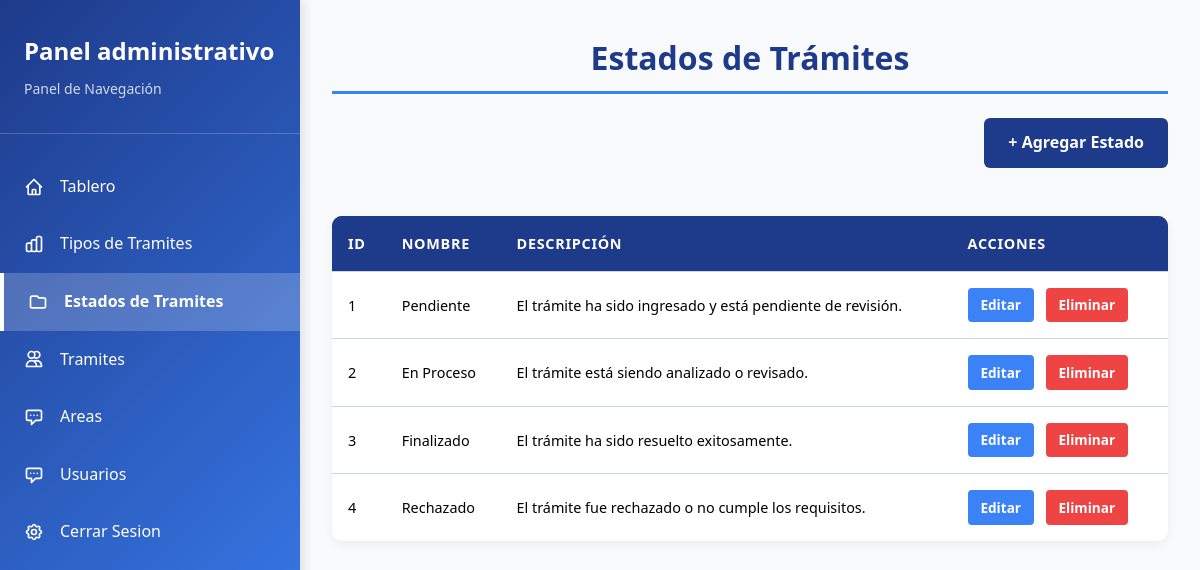
The app's page /views/admin/estado/estados.php with its own data.
### tables this page shows
CREATE TABLE tbl_estado_tramite (
    id_estado_tramite INT AUTO_INCREMENT PRIMARY KEY,
    nombre VARCHAR(100) NOT NULL,
    color CHAR(10),
    descripcion TEXT
);

### views/admin/estado/estados.php (the view, shortened to what this page needs)
<?php
require '../../../config/database/config/config_db.php';
$query = "SELECT
    id_estado_tramite,
    nombre,
    color,
    descripcion
FROM tbl_estado_tramite
ORDER BY id_estado_tramite ASC";
$result = $mysqli->query($query);
$estados = $result->fetch_all(MYSQLI_ASSOC);
?>
<!DOCTYPE html>
<html lang="es">
<head>
    <link rel="stylesheet" href="/style/estados.css">
</head>
<body>
    <?php include '../../sidebaradministrador.php'; ?>
    <div class="contenido-principal">
        <h1>Estados de Trámites</h1>
        <div class="acciones-superiores">
            <a href="agregar_estado.php" class="btn-agregar">+ Agregar Estado</a>
        </div>
        <table>
            <thead>
                <tr>
                    <th>ID</th>
                    <th>Nombre</th>
                    <th>Descripción</th>
                    <th>Acciones</th>
                </tr>
            </thead>
            <tbody>
                <?php if ($estados): ?>
                <?php foreach ($estados as $estado): ?>
                <tr>
                    <td><?= $estado['id_estado_tramite'] ?></td>
                    <td><?= htmlspecialchars($estado['nombre']) ?></td>
                    <td><?= htmlspecialchars($estado['descripcion']) ?></td>
                    <td class="acciones">
                        <a href="editar_estado.php?id_estado_tramite=<?= $estado['id_estado_tramite'] ?>">Editar</a>
                        <a href="eliminar_estado.php?id_estado_tramite=<?= $estado['id_estado_tramite'] ?>" onclick="return confirm('¿Seguro que deseas eliminar este estado?')">Eliminar</a>
                    </td>
                </tr>
                <?php endforeach; ?>
                <?php else: ?>
                <tr>
                    <td colspan="5">No se encontraron estados de trámite.</td>
                </tr>
                <?php endif; ?>
            </tbody>
        </table>
    </div>
</body>
</html>

### style/estados.css (style rules this page uses)
:root { --color-primario: #1e3a8a; --color-secundario: #3b82f6; --color-texto: #fffefe; --color-fondo: #f8fafc; --color-borde: #cbd5e1; --color-hover: #e2e8f0; --color-error: #dc2626; --color-exito: #10b981; --font-primary: 'Segoe UI', Tahoma, Geneva, Verdana, sans-serif; }
* { margin: 0; padding: 0; box-sizing: border-box; }
body { font-family: var(--font-primary); background-color: var(--color-fondo); color: var(--color-texto); line-height: 1.6; min-height: 100vh; }
.contenido-principal { margin-left: 25%; width: 75%; min-height: 100vh; padding: 2rem; display: flex; flex-direction: column; justify-content: flex-start; align-items: center; background-color: var(--color-fondo); transition: all 0.3s ease; }
.contenido-principal > * { width: 100%; max-width: 1400px; }
.contenido-principal h1 { color: var(--color-primario); font-size: 2rem; margin-bottom: 1.5rem; padding-bottom: 0.5rem; border-bottom: 3px solid var(--color-secundario); text-align: center; }
.btn-agregar, .btn-guardar { background-color: var(--color-primario); color: var(--color-texto); }
.acciones-superiores { margin-bottom: 1.5rem; text-align: right; }
.acciones-superiores .btn-agregar { display: inline-block; background-color: var(--color-primario); color: var(--color-texto); padding: 0.75rem 1.5rem; border-radius: 6px; text-decoration: none; font-weight: 600; transition: background-color 0.2s; }
table { width: 100%; border-collapse: collapse; background: white; border-radius: 10px; overflow: hidden; box-shadow: 0 4px 12px rgba(0, 0, 0, 0.05); margin-top: 1.5rem; font-size: 0.9rem; }
table thead { background-color: var(--color-primario); color: var(--color-texto); }
table th, table td { padding: 1rem; text-align: left; border-bottom: 1px solid var(--color-borde); }
table th { font-weight: 600; text-transform: uppercase; letter-spacing: 0.05em; color: var(--color-texto); background-color: var(--color-primario); }
table td { color: #000000; }
table tbody tr:last-child td { border-bottom: none; }
.acciones { white-space: nowrap; }
.acciones a { display: inline-block; padding: 0.4rem 0.8rem; margin-right: 0.5rem; border-radius: 4px; text-decoration: none; font-size: 0.85rem; font-weight: 600; transition: background-color 0.2s; }
.acciones a:first-child { background-color: var(--color-secundario); color: white; }
.acciones a:last-child { background-color: #ef4444; color: white; }

### style/sidebar.css (style rules this page uses)
* { margin: 0; padding: 0; box-sizing: border-box; }
body { font-family: 'Segoe UI', Tahoma, Geneva, Verdana, sans-serif; display: flex; min-height: 100vh; background: #f5f7fa; }
table { width: 100%; border-collapse: collapse; background: white; }
th, td { padding: 1rem; text-align: left; border-bottom: 1px solid #e2e8f0; }
th { background: #f7fafc; font-weight: 600; color: #2d3748; }

### style/variables.css (style rules this page uses)
:root { --color-primario: #1e3a8a; --color-secundario: #3b82f6; --color-texto: #fffefe; --color-Exito: #4caf50; --color-Aviso: #f4a261; --color-error: #e63946; --radio: 14px; --ancho-max: 1100px; --esp: 16px; }

### records on screen
tbl_estado_tramite: id_estado_tramite "1", nombre "Pendiente", descripcion "El trámite ha sido ingresado y está pendiente de revisión."
tbl_estado_tramite: id_estado_tramite "2", nombre "En Proceso", descripcion "El trámite está siendo analizado o revisado."
tbl_estado_tramite: id_estado_tramite "3", nombre "Finalizado", descripcion "El trámite ha sido resuelto exitosamente."
tbl_estado_tramite: id_estado_tramite "4", nombre "Rechazado", descripcion "El trámite fue rechazado o no cumple los requisitos."
